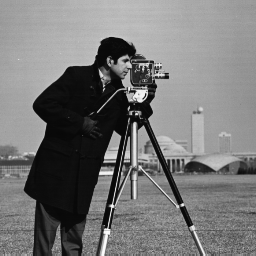
%> input picture ImageComponentParser/ecc/cameraman.tif, 256 x 256 px
$ octave ecc_demo.m   (GNU Octave 9; MATLAB toolbox functions it lacks are replaced by stand-ins)
%> lines starting %> are read from the running program, lines starting %| are printed output that depends on the picture
### ImageComponentParser/ecc/spatial_interp.m
function out = spatial_interp(in, warp, str, transform, nx, ny)
%%%%%%%%%%%%%%%%%%%%%%%%%%%%%%%%%%%%%%%%%%%%%%%%%%%%%%%%%%%%%%%%%%%%%%%%%%%%%%
%OUT = SPATIAL_INTERP(IN, WARP, STR, TRANSFORM, NX, NY)
% This function implements the 2D spatial interpolation of image IN
%(inverse warping). The coordinates defined by NX,NY are projected through
% WARP thus resulting in new subpixel coordinates. The intensity values in
% new pixel coordinates are computed via bilinear interpolation
% of image IN. For other valid interpolation methods look at the help
% of Matlab function INTERP2.
%
% Input variables:
% IN:           the input image which must be warped,
% WARP:         the warp transform,
% STR:          the string corresponds to interpolation method: 'linear',
%               'cubic' etc (for details look at the help file of
%               Matlab function INTERP2),
% TRANSFORM:    the type of adopted transform: {'translation','euclidean','affine','homography'}
% NX:           the x-coordinate values of horizontal side of ROI (i.e. [xmin:xmax]),
% NY:           the y-coordinate values of vertical side of ROI (i.e. [ymin:ymax]),
%
% Output:
% OUT:          The warped (interpolated) image
%--------------------------------------
% $ Ver: 1.3, 13/5/2012,  released by Georgios D. Evangelidis.
% Email: georgios.evangelidis@inria.fr
%%%%%%%%%%%%%%%%%%%%%%%%%%%%%%%%%%%%%%%%%%%%%%%%%%%%%%%%%%%%%%%%%%%%%%%%%%%%%%%


% in affine or euclidean case, make the warp matrix 3x3
if (strcmp(transform,'affine')||strcmp(transform,'euclidean'))
   if size(warp,1)==2
       warp=[warp;zeros(1,3)];
   end
end

if strcmp(transform,'translation')
    warp = [eye(2) warp];
    warp = [warp; zeros(1,3)];
end

[xx yy] = meshgrid(nx, ny);
xy=[xx(:)';yy(:)';ones(1,length(yy(:)))];

%3x3 matrix transformation
A = warp;
A(3,3) = 1;

% new coordinates
xy_prime = A * xy;

if strcmp(transform,'homography')

    % division due to homogeneous coordinates
    xy_prime(1,:) = xy_prime(1,:)./xy_prime(3,:);
    xy_prime(2,:) = xy_prime(2,:)./xy_prime(3,:);
end

% Ignore third row
xy_prime = xy_prime(1:2,:);

% Subpixel interpolation
out = interp2(in, xy_prime(1,:), xy_prime(2,:), str);
out(isnan(out))=0;%replace Nan
out=reshape(out,length(ny),length(nx));

### ImageComponentParser/ecc/ecc.m
function [results, warp, warpedImage] = ecc(image, template, levels, noi, transform, delta_p_init)
%%%%%%%%%%%%%%%%%%%%%%%%%%%%%%%%%%%%%%%%%%%%%%%%%%%%%%%%%%%%%%%%%%%%%%%%%%%%%%%%%%%%%%%%%%%%%
%ECC image alignment algorithm
%[RESULTS, WARP, WARPEDiMAGE] = ECC(IMAGE, TEMPLATE, LEVELS, NOI, TRANSFORM, DELTA_P_INIT)
%
% This m-file implements the ECC image alignment algorithm as it is
% presented in the paper "G.D.Evangelidis, E.Z.Psarakis, Parametric Image Alignment
% using Enhanced Correlation Coefficient.IEEE Trans. on PAMI, vol.30, no.10, 2008"
%
% ------------------
% Input variables:
% IMAGE:        the profile needs to be warped in order to be similar to TEMPLATE,
% TEMPLATE:     the profile needs to be reached,
% NOI:          the number of iterations per level; the algorithm is executed
%               (NOI-1) times
% LEVELS:       the number of levels in pyramid scheme (set LEVELS=1 for a
%               non pyramid implementation), the level-index 1
%               corresponds to the highest (original) image resolution
% TRANSFORM:    the image transformation {'translation', 'euclidean', 'affine', 'homography'}
% DELTA_P_INIT: the initial transformation matrix for original images (optional); The identity
%               transformation is the default value (see 'transform initialization'
%               subroutine in the code). In case of affine or euclidean transform,
%               DELTA_P_INIT must be a 2x3 matrix, in homography case it must be a 3x3 matrix,
%               while with translation transform it must be a 2x1 vector.
%
% For example, to initialize the warp with a rotation by x radians, DELTA_P_INIT must
% be [cos(x) sin(x) 0 ; -sin(x) cos(x) 0] for affinity
% [cos(x) sin(x) 0 ; -sin(x) cos(x) 0 ; 0 0 1] for homography.
%
%
% Output:
%
% RESULTS:   A struct of size LEVELS x NOI with the following fields:
%
% RESULTS(m,n).warp:     the warp needs to be applied to IMAGE at n-th iteration of m-th level,
% RESULTS(m,n).rho:      the enhanced correlation coefficient value at n-th iteration of m-th level,
% WARP :              the final estimated transformation [usually also stored in RESULTS(1,NOI).WARP ].
% WARPEDiMAGE:        the final warped image (it should be similar to TEMPLATE).
%
% The first stored .warp and .rho values are due to the initialization. In
% case of poor final alignment results check the warp initialization
% and/or the overlap of the images.
% -------------------
% $ Ver: 1.4, 12/2/2013,  released by Georgios D. Evangelidis, INRIA, FRANCE
% For any comment, please contact the author
% Email: georgios.evangelidis@inria.fr, evagelid@ceid.upatras.gr
%
% This software is provided "as is" without any kind of warranty. Also, it
% is provided for research purposes only. In any case, please cite the above paper.
%%%%%%%%%%%%%%%%%%%%%%%%%%%%%%%%%%%%%%%%%%%%%%%%%%%%%%%%%%%%%%%%%%%%%%%%%%%%%%%%%%%%%%%%%%%%%%%%%%

tic;

break_flag=0;

if nargin<5
    error('-> Not enough input arguments');
end

transform = lower(transform);
if ~(strcmp(transform,'affine')||strcmp(transform,'euclidean')||strcmp(transform,'homography')||strcmp(transform,'translation'))
    error('-> Not a valid transform string')
end

sZi3 = size(image,3);
sZt3 = size(template,3);
initImage = image;
initTemplate = template;
if sZi3>1
    if ((sZi3==2) || (sZi3>3))
        error('Unknown color image format: check the number of channels');
    else
        image=rgb2gray(uint8(image));
    end
end

if sZt3>1
    if ((sZt3==2) || (sZt3>3))
        error('Unknown color image format: check the number of channels');
    else
        template = rgb2gray(uint8(template));
    end
end

template = double(template);
image = double(image);

%% pyramid images
% The following for-loop creates pyramid images in cells IM and TEMP with varying names
% The variables IM{1} and TEMP{1} are the images with the highest resoltuion

% Smoothing of original images
f = fspecial('gaussian',[7 7],.5);
TEMP{1} = imfilter(template,f);
IM{1} = imfilter(image,f);
TEMP{1} = template;
IM{1} = image;

for nol=2:levels
    IM{nol} = imresize(IM{nol-1},.5);
    TEMP{nol} = imresize(TEMP{nol-1},.5);
end


%% transform initialization

% In case of translation transform the initialiation matrix is of size 2x1:
%  delta_p_init = [p1;
%                  p2]
% In case of affine transform the initialiation matrix is of size 2x3:
%
%  delta_p_init = [p1, p3, p5;
%                  p2, p4, p6]
%
% In case of euclidean transform the initialiation matrix is of size 2x3:
%
%  delta_p_init = [p1, p3, p5;
%                  p2, p4, p6]
%
% where p1=cos(theta), p2 = sin(theta), p3 = -p2, p4 =p1
%
% In case of homography transform the initialiation matrix is of size 3x3:
%  delta_p_init = [p1, p4, p7;
%                 p2, p5, p8;
%                 p3, p6,  1]
if strcmp(transform,'translation')
    nop=2; %number of parameteres
    if nargin==5;
        warp=zeros(2,1);
    else
        if (size(delta_p_init,1)~=2)|(size(delta_p_init,2)~=1)
            error('-> In translation case the size of initialization matrix must be 2x1 ([deltaX;deltaY])');
        else
            warp=delta_p_init;
        end
    end
end
if strcmp(transform,'euclidean')
    nop=3; %number of parameteres
    if nargin==5;
        warp=[1 0 0; 0 1 0; 0 0 0];
    else
        if (size(delta_p_init,1)~=2)||(size(delta_p_init,2)~=3)
            error('-> In euclidean case the size of initialization matrix must be 2x3');
        else
            warp=[delta_p_init;zeros(1,3)];
        end
    end
end
if strcmp(transform,'affine')
    nop=6; %number of parameters
    if nargin==5;
        warp=[1 0 0; 0 1 0; 0 0 0];
    else
        if (size(delta_p_init,1)~=2)|(size(delta_p_init,2)~=3)
            error('-> In affine case the size of initialization matrix must be 2x3');
        else
            warp=[delta_p_init;zeros(1,3)];
        end
    end
end

if strcmp(transform,'homography')
    nop=8; %number of parameteres
    if nargin==5;
        warp=eye(3);
    else
        if (size(delta_p_init,1)~=3)|(size(delta_p_init,2)~=3)
            error('-> In homography case the size of initialization matrix must be 3x3');
        else
            warp=delta_p_init;
            if warp(3,3)~=1
                error('The ninth element of homography must be equal to 1');
            end
        end
    end
end

% in case of pyramid implementation, the initial transformation must be
% appropriately modified
for ii=1:levels-1
    warp=next_level(warp, transform, 0);
end

%% Run ECC algorithm for each level of pyramid
for nol=levels:-1:1

    im = IM{nol};
    [vx,vy]=gradient(im);

    temp = TEMP{nol};

    [A,B]=size(temp);
    % Warning for tiny images
    if prod([A,B])<400
        disp(' -> ECC Warning: The size of images in high pyramid levels is quite small and it may cause errors.');
        disp(' -> To avoid such errors you could try fewer levels or larger images.');
        disp(' -> Press any key to continue.')
        pause
    end

    % Define the rectangular Region of Interest (ROI) by nx and ny (you can modify
    % the ROI). Here we just ignore some image margins. Margin is equal to
    % 5 percent of the mean of [height,width].
    m0=mean([A,B]);
    margin=floor(m0*.05/(2^(nol-1)));
    margin =0;%no-margin - modify these two lines if you want to exclude a margin
    nx=margin+1:B-margin;
    ny=margin+1:A-margin;
    temp=double(temp(ny,nx,:));

    %%%%   temp=temp-mean(temp(:)); % zero-mean image; is useful for brightness change compensation, otherwise you can comment this line
    % MODIFIED 12/1/2013 (we subtract the zero-mean inside the loop by taking
    % into account only the overlapping area


    %% ECC, Forwards Additive Algorithm -------------------------------
    for i=1:noi

        disp(['Level: ' num2str(nol) ', Iteration: ' num2str(i)])
        %Image interpolation method
        str='linear'; % bilinear interpolation (you may also choose cubic)


        wim = spatial_interp(im, warp, str, transform, nx, ny); %inverse (backward) warping

        %ADDED 7/8/2012; MODIFIED 12/2/2013
        % define a mask to deal with warping outside the image borders
        % (they may have negative values due to the subtraction of the mean value)
        ones_map = spatial_interp(ones(size(im)), warp, 'nearest', transform, nx, ny); %inverse (backward) warping
        numOfElem = sum(sum(ones_map~=0));

        meanOfWim = sum(sum(wim.*(ones_map~=0)))/numOfElem;
        meanOfTemp = sum(sum(temp.*(ones_map~=0)))/numOfElem;


        wim = wim-meanOfWim;% zero-mean image; is useful for brightness change compensation, otherwise you can comment this line
        tempzm = temp-meanOfTemp; % zero-mean template

        wim(ones_map==0) = 0; % for pixels outside the overlapping area
        tempzm(ones_map==0)=0;


        %Save current transform
        if (strcmp(transform,'affine')||strcmp(transform,'euclidean'))
            results(nol,i).warp = warp(1:2,:);
        else
            results(nol,i).warp = warp;
        end

        results(nol,i).rho = dot(temp(:),wim(:)) / norm(tempzm(:)) / norm(wim(:));

        if (i == noi) % the algorithm is executed (noi-1) times
            break;
        end

        % Gradient Image interpolation (warped gradients)
        wvx = spatial_interp(vx, warp, str, transform, nx, ny);
        wvy = spatial_interp(vy, warp, str, transform, nx, ny);

        % Compute the jacobian of warp transform
        J = warp_jacobian(nx, ny, warp, transform);

        % Compute the jacobian of warped image wrt parameters (matrix G in the paper)
        G = image_jacobian(wvx, wvy, J, nop);

        % Compute Hessian and its inverse
        C= G' * G;% C: Hessian matrix
        con=cond(C);
        if con>1.0e+15
            disp('->ECC Warning: Badly conditioned Hessian matrix. Check the initialization or the overlap of images.')
        end
        i_C = inv(C);

        % Compute projections of images into G
        Gt = G' * tempzm(:);
        Gw = G' * wim(:);


        %% ECC closed form solution

        % Compute lambda parameter
        num = (norm(wim(:))^2 - Gw' * i_C * Gw);
        den = (dot(tempzm(:),wim(:)) - Gt' * i_C * Gw);
        lambda = num / den;

        % Compute error vector
        imerror = lambda * tempzm - wim;

        % Compute the projection of error vector into Jacobian G
        Ge = G' * imerror(:);

        % Compute the optimum parameter correction vector
        delta_p = i_C * Ge;

        if (sum(isnan(delta_p)))>0 %Hessian is close to singular
            disp([' -> Algorithms stopped at ' num2str(i) '-th iteration of ' num2str(nol) '-th level due to bad condition of Hessian matrix.']);
            disp([' -> Current results have been saved at results(' num2str(nol) ',' num2str(i) ').warp and results(' num2str(nol) ',' num2str(i) ').rho.']);
            disp([' -> If you enabled a multilevel running, the output variables (warp, warpedImage) have been computed after mapping the current warp into the high-resolution level']);

            break_flag=1;
            break;
        end

        % Update parmaters
        warp = param_update(warp, delta_p, transform);


    end

    if break_flag==1
        break;
    end

    % modify the parameteres appropriately for next pyramid level
    if (nol>1)&(break_flag==0)
        warp = next_level(warp, transform,1);
    end

end

toc

if break_flag==1 % this conditional part is only executed when algorithm stops due to Hessian singularity
    for jj=1:nol-1
        warp = next_level(warp, transform,1);
        %m0=2*m0;
    end
    %margin=floor(m0*.05);
    %nx=margin+1:size(template,2)-margin;
    %ny=margin+1:size(template,1)-margin;
end

if break_flag == 1
    final_warp = warp;
else
    final_warp = results(1,end).warp;
end

% return the final warped image using the whole support area (include
% margins)

nx2 = 1:B;
ny2 = 1:A;

for ii = 1:sZi3
    warpedImage(:,:,ii) = spatial_interp(double(initImage(:,:,ii)), final_warp, str, transform, nx2, ny2);
end

warpedImage = uint8(warpedImage);
warp = final_warp;
%%%

### ImageComponentParser/ecc/ecc_demo.m
%%%%%%%%%%%%%%%%%%%%%%%%%%%%%%%%%%%%%%%%%%%%%%%%%%%%%%%%%%%%%%%%%%
% This is a demo execution of ECC image alignment algorithm
%
% 13/5/2012, Georgios Evangelidis, georgios.evangelidis@inria.fr
%%%%%%%%%%%%%%%%%%%%%%%%%%%%%%%%%%%%%%%%%%%%%%%%%%%%%%%%%%%%%%%%%%

% uncomment one of the four following lines
% transform = 'translation';
% transform = 'affine';
transform = 'homography';
%transform = 'euclidean';


%YOU MIGHT NEED MORE ITERATIONS FOR HOMOGRAPHIES!

NoI = 50; % number of iterations
NoL = 2;  % number of pyramid-levels

verbose = 1; %plot images at the end of execution

im_demo=imread('cameraman.tif'); % ... or try your image
%> im_demo is the input picture: size 256x256 uint8; min 7, max 253, mean 118.7
%imwrite(im_demo,'image.pgm')

[A,B,C]=size(im_demo);
%> A = 256; B = 256; C = 1

if C==3
    im_demo=rgb2gray(im_demo);
end

im_demo=double(im_demo);
%> im_demo: size 256x256 double

switch lower(transform)
    case 'translation'
        % warp example for translation case
        warp_demo=[1.53;-2.67];

        warp_demo = warp_demo+20;

        init = [20;20];%translation initialization

    case 'affine'
        % warp example for affine case
        warp_demo=[1-0.02   .03      1.5;...
                    0.02   1-0.05   -2.5];

        warp_demo(1:2,3) = warp_demo(1:2,3)+20;
        init=[eye(2) 20*ones(2,1)];%translation-only initialization

    case 'euclidean'
        % warp example for euclidean case

        angle = pi/30;
        % BE CAREFUL WITH THE ANGLE SINCE THE ORIGIN IS AT THE TOP-LEFT OF THE
        % IMAGE AND LARGE ROTATIONS "PROJECT" POINTS OUTSIDE THE SUPPORT AREA

        warp_demo=[cos(angle) -sin(angle) 1.25;...
                   sin(angle) cos(angle) -2.55];

        warp_demo(1:2,3) = warp_demo(1:2,3)+20;

        init=[eye(2) 20*ones(2,1)];%translation-only initialization

    case 'homography'
        % warp example for homography case
        warp_demo=[1-0.02    -.03     1.5;...
                    0.05    1-0.05   -2.5;...
                   .0001    .0002      1];

        warp_demo(1:2,3) = warp_demo(1:2,3)+20;

        init=eye(3);
        init(1:2,3) = 20;%translation-only initialization

    otherwise
        error('ECC_DEMO: choose an appropriate transform string');

end

% ROI definition example (rectangular ROI)
Nx=1:B-40; % to avoid "projecting" points outside of support area
%> Nx = 216 values from 1 to 216
Ny=1:A-40;
%> Ny = 216 values from 1 to 216

% create a template artificially
template_demo = spatial_interp(im_demo, warp_demo, 'linear', transform, Nx, Ny);
%> in spatial_interp, `out=reshape(out,length(ny),length(nx));`:
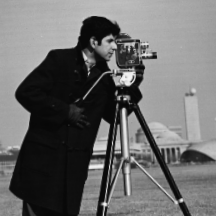
%> out: size 216x216 double; min 7.05, max 244.5, mean 107.7
%imwrite(uint8(template_demo),'template.pgm')

% ECC algorithm: The initialization here is just a translation
% by 20 pixels in both axes.  This rise to sufficient overlap. Otherwise,
% you can give as input image the image im_demo(21:end,21:end)
% without initialization, i.e. by ignoring the 6th input argument.

% This function does all the work
[results, final_warp, warped_image]=ecc(im_demo, template_demo, NoL, NoI, transform, init);
%> after the loop in ecc, `for nol=2:levels`: IM = 2 items
%> the run ends on the next line
